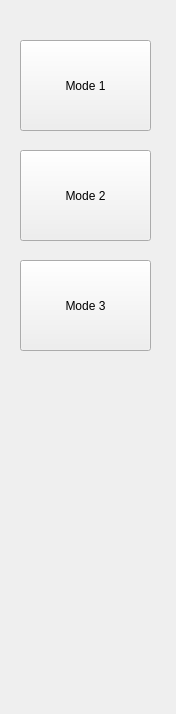
<ui version="4.0" >
 <class>ToolsPanel</class>
 <widget class="QWidget" name="ToolsPanel" >
  <property name="geometry" >
   <rect>
    <x>0</x>
    <y>0</y>
    <width>176</width>
    <height>714</height>
   </rect>
  </property>
  <property name="windowTitle" >
   <string>Form</string>
  </property>
  <widget class="QPushButton" name="mode1Button" >
   <property name="geometry" >
    <rect>
     <x>20</x>
     <y>40</y>
     <width>131</width>
     <height>91</height>
    </rect>
   </property>
   <property name="text" >
    <string>Mode 1</string>
   </property>
  </widget>
  <widget class="QPushButton" name="mode2Button" >
   <property name="geometry" >
    <rect>
     <x>20</x>
     <y>150</y>
     <width>131</width>
     <height>91</height>
    </rect>
   </property>
   <property name="text" >
    <string>Mode 2</string>
   </property>
  </widget>
  <widget class="QPushButton" name="mode3Button" >
   <property name="geometry" >
    <rect>
     <x>20</x>
     <y>260</y>
     <width>131</width>
     <height>91</height>
    </rect>
   </property>
   <property name="text" >
    <string>Mode 3</string>
   </property>
  </widget>
 </widget>
 <resources/>
 <connections/>
</ui>
